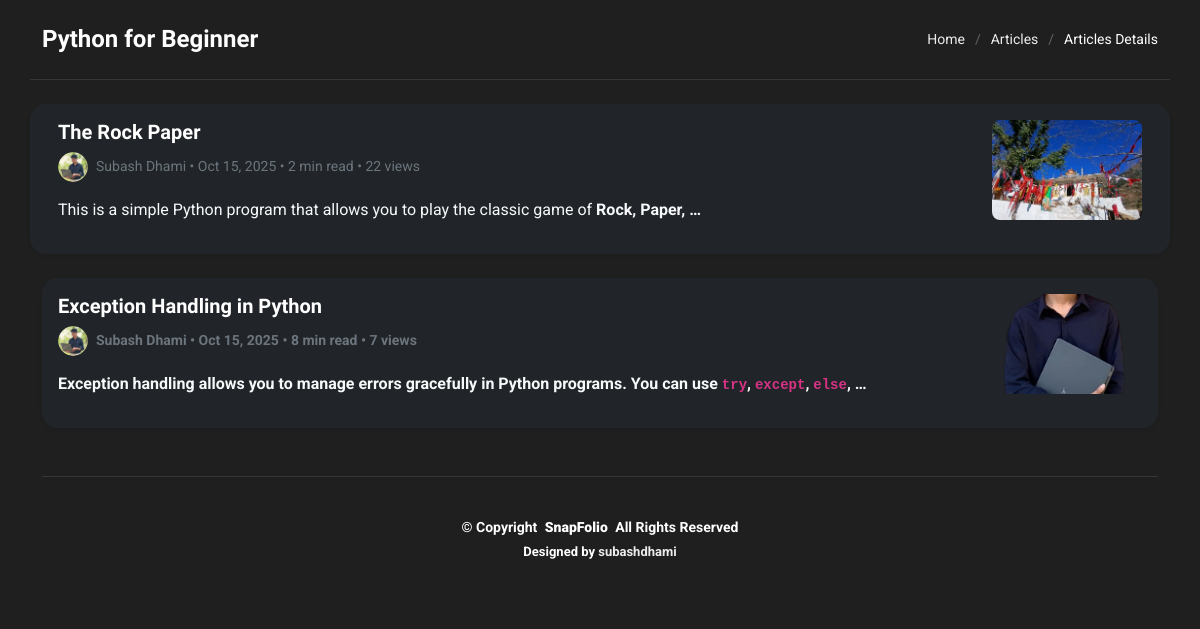
Screenshot of /article-details/1/ with the database file from the repository.
### index/models.py (models this page shows, shortened)
class MainArticle(models.Model):
    title = models.CharField(max_length=255)
    author = models.CharField(max_length=100)
    author_image = models.ImageField(upload_to='authors/', blank=True, null=True)
    image = models.ImageField(upload_to='articles/', blank=True, null=True)
    short_description = models.TextField(blank=True)
    date_published = models.DateField(default=timezone.now)
    class Meta:
        ordering = ['-date_published']

class SubArticle(models.Model):
    main_article = models.ForeignKey(MainArticle, related_name='sub_articles', on_delete=models.CASCADE)
    title = models.CharField(max_length=255)
    content = models.TextField()
    image = models.ImageField(upload_to='sub_articles/', blank=True, null=True)
    views = models.PositiveIntegerField(default=0)
    read_time = models.CharField(max_length=50, default="1 min read")
    date_published = models.DateField(default=timezone.now)
    class Meta:
        ordering = ['-date_published']

### index/views.py (the view)
# urls.py: path("article-details/<int:main_id>/", views.article_details, name="article_detail"),  # Sub articles of main
def article_details(request, main_id):
    main_article = get_object_or_404(MainArticle, id=main_id)
    sub_articles = SubArticle.objects.filter(main_article=main_article)
    return render(request, "article-details.html", {
        "main_article": main_article,
        "sub_articles": sub_articles
    })

### templates/article-details.html (shortened to what this page needs)
<!DOCTYPE html>
{% load static %}
<html lang="en">
<head>
  <link href="{% static 'vendor/bootstrap/css/bootstrap.min.css' %}" rel="stylesheet">
  <link href="{% static 'vendor/bootstrap-icons/bootstrap-icons.css' %}" rel="stylesheet">
  <link href="{% static 'vendor/aos/aos.css' %}" rel="stylesheet">
  <link href="{% static 'vendor/glightbox/css/glightbox.min.css' %}" rel="stylesheet">
  <link href="{% static 'vendor/swiper/swiper-bundle.min.css' %}" rel="stylesheet">
  <link href="{% static 'css/main.css' %}" rel="stylesheet">
</head>
<body class="articles-details-page">
  <main class="main">
    <div class="page-title dark-background">
      <div class="container d-lg-flex justify-content-between align-items-center">
        <h1 class="mb-2 mb-lg-0">{{ main_article.title }}</h1>
        <nav class="breadcrumbs">
          <ol>
            <li><a href="{% url 'index' %}">Home</a></li>
            <li><a href="{% url 'articles' %}">Articles</a></li>
            <li class="current">Articles Details</li>
          </ol>
        </nav>
      </div>
    </div>
    <div class="container py-4">
      <div class="row">
        {% for sub in sub_articles %}
          <div class="card mb-4 bg-dark text-light border-0 shadow-sm rounded-4 h-100"
              data-aos="fade-up"
              data-aos-delay="{{ forloop.counter0|add:100 }}">
            <a href="{% url 'article_read' sub.id %}" class="text-decoration-none text-light">
              <div class="card-body d-flex flex-column flex-md-row justify-content-between align-items-start">
                <div class="me-md-3 flex-grow-1">
                  <h5 class="fw-bold mb-2">{{ sub.title }}</h5>
                  <div class="d-flex align-items-center mb-3">
                    {% if main_article.author_image %}
                      <img src="{{ main_article.author_image.url }}" class="rounded-circle me-2"
                          style="width: 30px; height: 30px;" alt="author">
                    {% else %}
                      <img src="" class="rounded-circle me-2" alt="author">
                    {% endif %}
                    <small class="text-secondary">
                      {{ main_article.author|default:"Unknown Author" }} •
                      {{ sub.date_published|date:"M d, Y" }} •
                      {{ sub.read_time|default:"1 min read" }} •
                      {{ sub.views|default:0 }} views
                    </small>
                  </div>
                  <p class="small mb-0 text-secondary">
                    {{ sub.content|truncatewords:18|safe }}
                  </p>
                </div>
                {% if sub.image %}
                  <div class="article-image mt-3 mt-md-0">
                    <img src="{{ sub.image.url }}" alt="{{ sub.title }}"
                        class="rounded-3"
                        style="width: 150px; height: 100px; object-fit: cover;">
                  </div>
                {% else %}
                  <div class="article-image text-center text-muted bg-secondary bg-opacity-25 px-3 py-4 rounded-3 mt-3 mt-md-0">
                    No Image
                  </div>
                {% endif %}
              </div>
            </a>
          </div>
        </div>
        {% empty %}
        <p class="text-light">No articles available under this category yet.</p>
        {% endfor %}
  </main>
  <footer id="footer" class="footer position-relative">
    <div class="container">
      <div class="copyright text-center">
        <p>© <span>Copyright</span>
          <strong class="px-1 sitename">SnapFolio</strong>
          <span>All Rights Reserved</span>
        </p>
      </div>
      <div class="credits">
        Designed by <a href="https://subashdhami.com.np/">subashdhami</a>
      </div>
    </div>
  </footer>
</body>
</html>

### static/css/main.css (style rules this page uses)
:root { --default-font: "Roboto", system-ui, -apple-system, "Segoe UI", Roboto, "Helvetica Neue", Arial, "Noto Sans", "Liberation Sans", sans-serif, "Apple Color Emoji", "Segoe UI Emoji", "Segoe UI Symbol", "Noto Color Emoji"; --heading-font: "Ubuntu", sans-serif; --nav-font: "Nunito", sans-serif; }
:root { --background-color: #1f1f1f; --default-color: #ffffff; --heading-color: #ffffff; --accent-color: #ececec; --surface-color: #232323; --contrast-color: #310606; }
:root { --nav-color: rgba(236, 236, 236, 0.59); --nav-hover-color: #ffffff; --nav-mobile-background-color: #393939; --nav-dropdown-background-color: #393939; --nav-dropdown-color: #ffffff; --nav-dropdown-hover-color: #ececec; }
.dark-background { --background-color: #040b14; --default-color: #ffffff; --heading-color: #ffffff; --surface-color: #151f2b; --contrast-color: #ffffff; }
:root { scroll-behavior: smooth; }
body { color: var(--default-color); background-color: var(--background-color); font-family: var(--default-font); }
a { color: var(--accent-color); text-decoration: none; transition: 0.3s; }
h1, h2, h3, h4, h5, h6 { color: var(--heading-color); font-family: var(--heading-font); }
.footer { color: var(--default-color); background-color: var(--background-color); font-size: 14px; padding: 0 0 40px 0; position: relative; }
.footer .copyright { padding-top: 40px; border-top: 1px solid color-mix(in srgb, var(--default-color), transparent 90%); }
.footer .copyright p { margin-bottom: 0; }
.footer .credits { margin-top: 4px; font-size: 13px; text-align: center; }
.page-title { color: var(--default-color); padding: 25px 0 0 0; position: relative; }
.page-title .container { border-bottom: 1px solid color-mix(in srgb, var(--default-color), transparent 90%); padding-bottom: 25px; }
.page-title h1 { font-size: 24px; font-weight: 700; }
.page-title .breadcrumbs ol { display: flex; flex-wrap: wrap; list-style: none; padding: 0; margin: 0; font-size: 14px; font-weight: 400; }
.page-title .breadcrumbs ol li+li { padding-left: 10px; }
.page-title .breadcrumbs ol li+li::before { content: "/"; display: inline-block; padding-right: 10px; color: color-mix(in srgb, var(--default-color), transparent 70%); }

### rows the page displays
MainArticle: title "Python for Beginner", author "Subash Dhami"
SubArticle: title "The Rock Paper", author_image (picture), date_published "Oct 15, 2025", read_time "2 min read", views "22", content "This is a simple Python program that allows you to play the classic game of Rock, Paper, …", image (picture)
SubArticle: title "Exception Handling in Python", author_image (picture), date_published "Oct 15, 2025", read_time "8 min read", views "7", content "Exception handling allows you to manage errors gracefully in Python programs. You can use try , except , else , …", image (picture)
